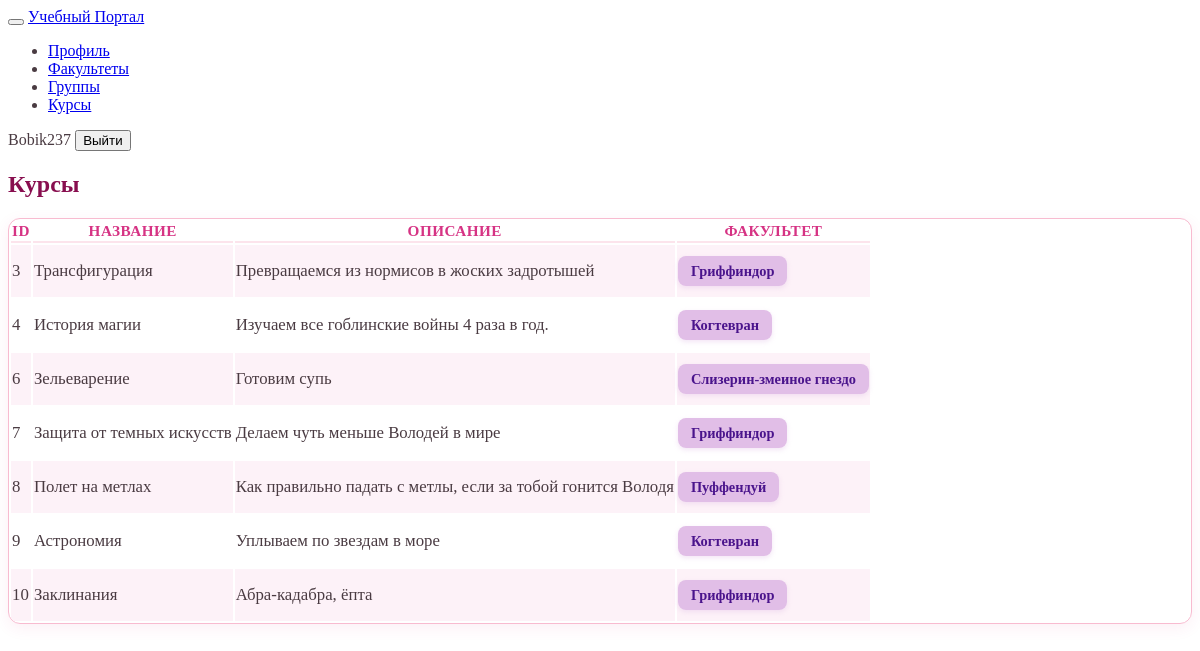
The page /courses/ (signed in) on the database its author committed.
### accounts/models.py (models this page shows, shortened)
class Course(models.Model):
    title = models.CharField(max_length=200)
    description = models.TextField(blank=True)
    department = models.ForeignKey(
        Department,
        on_delete=models.CASCADE,
        related_name='courses'
    )

class Department(models.Model):
    name = models.CharField(max_length=100)

### accounts/views.py (the view)
# urls.py: path('courses/', views.course_list, name='course_list'),
@login_required
def course_list(request):
    courses = Course.objects.select_related('department').all()
    return render(request, 'course_list.html', {
        'courses': courses,
        'is_methodist': is_methodist(request.user),
    })

### accounts/views.py (called while the page is built)
def is_methodist(user):
    return user.groups.filter(
        name='Методист'
    ).exists()

### templates/course_list.html (shortened to what this page needs)
{% extends 'base.html' %}
{% block content %}
<div class="page-header d-print-none mb-4">
    <div class="row align-items-center">
        <div class="col">
            <h2 class="page-title" style="font-weight: 700; color: #880e4f;">Курсы</h2>
        </div>
    </div>
</div>
<div class="card shadow-sm">
    <div class="table-responsive">
        <table class="table table-vcenter card-table table-striped">
            <thead>
                <tr>
                    <th>ID</th>
                    <th>Название</th>
                    <th>Описание</th>
                    <th>Факультет</th>
                </tr>
            </thead>
            <tbody>
                {% for course in courses %}
                <tr>
                    <td class="text-muted">{{ course.id }}</td>
                    <td class="fw-bold">{{ course.title }}</td>
                    <td class="text-muted small">{{ course.description|truncatewords:12 }}</td>
                    <td>
                        <span class="badge badge-dept">
                            {{ course.department.name }}
                        </span>
                    </td>
                </tr>
                {% empty %}
                <tr><td colspan="5" class="text-center text-muted py-5">Курсы пока не добавлены</td></tr>
                {% endfor %}
            </tbody>
        </table>
    </div>
</div>
{% endblock %}

### templates/base.html (shortened to what this page needs)
{% load static %}
<!DOCTYPE html>
<html lang="ru">
<head>
    <link href="https://cdn.jsdelivr.net/npm/@tabler/core@1.0.0-beta20/dist/css/tabler.min.css" rel="stylesheet"/>
    <link href="https://cdn.jsdelivr.net/npm/@tabler/core@1.0.0-beta20/dist/css/tabler-flags.min.css" rel="stylesheet"/>
    <link href="https://cdn.jsdelivr.net/npm/@tabler/core@1.0.0-beta20/dist/css/tabler-payments.min.css" rel="stylesheet"/>
    <link href="https://cdn.jsdelivr.net/npm/@tabler/core@1.0.0-beta20/dist/css/tabler-vendors.min.css" rel="stylesheet"/>
    <link href="https://cdn.jsdelivr.net/npm/@tabler/icons@2.40.0/iconfont/tabler-icons.min.css" rel="stylesheet"/>
    <link href="https://cdn.jsdelivr.net/npm/@tabler/core@1.0.0-beta20/dist/css/tabler.min.css" rel="stylesheet"/>
    {% load static %}
    <link href="{% static 'css/custom-tabler.css' %}" rel="stylesheet"/>
</head>
<body class="layout-fluid">
    <header class="navbar navbar-expand-md d-print-none">
        <div class="container-xl">
            <button class="navbar-toggler" type="button" data-bs-toggle="collapse" data-bs-target="#navbar-menu">
            </button>
            <a href="/" class="navbar-brand navbar-brand-autodark d-none-navbar-horizontal pe-0 pe-md-3">
                Учебный Портал
            </a>
            <div class="collapse navbar-collapse" id="navbar-menu">
                <ul class="navbar-nav pt-lg-3">
                    <li class="nav-item"><a class="nav-link" href="/profile/">Профиль</a></li>
                    <li class="nav-item"><a class="nav-link" href="/departments/">Факультеты</a></li>
                    <li class="nav-item"><a class="nav-link" href="/groups/">Группы</a></li>
                    <li class="nav-item"><a class="nav-link" href="/courses/">Курсы</a></li>
                </ul>
            </div>
            <div class="my-2 my-md-0 flex-grow-1 flex-md-grow-0 order-first order-md-last">
                {% if user.is_authenticated %}
                    <span class="badge bg-primary me-2">{{ user.username }}</span>
                    <form method="post" action="{% url 'logout' %}" style="display:inline;">
                        <button type="submit" class="btn btn-sm btn-outline-danger">Выйти</button>
                    </form>
                {% else %}
                    <a href="{% url 'login' %}" class="btn btn-sm btn-primary">Войти</a>
                {% endif %}
            </div>
        </div>
    </header>
    <div class="page-wrapper">
        <div class="page-body">
            <div class="container-xl">
                {% block content %}
                {% endblock %}
            </div>
        </div>
    </div>
</body>
</html>

### static/css/custom-tabler.css (style rules this page uses)
:root { --tblr-body-bg: #fff0f5; --tblr-primary: #d63384; --tblr-primary-rgb: 214, 51, 132; --tblr-card-bg: #ffffff; --tblr-border-color: #f8bbd0; }
body { font-size: 16px; color: #4a3b42; }
.table thead th { font-size: 0.95rem; text-transform: uppercase; letter-spacing: 0.5px; color: #d63384; font-weight: 700; border-bottom: 2px solid #fce4ec !important; }
.table td { font-size: 1.05rem; vertical-align: middle; padding-top: 1rem !important; padding-bottom: 1rem !important; }
.table-striped > tbody > tr:nth-of-type(odd) > * { background-color: #fdf2f8; }
.card { border: 1px solid var(--tblr-border-color); box-shadow: 0 4px 15px rgba(214, 51, 132, 0.08); border-radius: 12px; overflow: hidden; }
.badge-dept { background-color: #e1bee7 !important; color: #4a148c !important; font-weight: 600; padding: 0.5em 0.9em; border-radius: 8px; font-size: 0.9rem; box-shadow: 0 2px 5px rgba(225, 190, 231, 0.4); }

### rows shown on the page
Course: id "3", title "Трансфигурация", description "Превращаемся из нормисов в жоских задротышей", department.name "Гриффиндор"
Course: id "4", title "История магии", description "Изучаем все гоблинские войны 4 раза в год.", department.name "Когтевран"
Course: id "6", title "Зельеварение", description "Готовим супь", department.name "Слизерин-змеиное гнездо"
Course: id "7", title "Защита от темных искусств", description "Делаем чуть меньше Володей в мире", department.name "Гриффиндор"
Course: id "8", title "Полет на метлах", description "Как правильно падать с метлы, если за тобой гонится Володя", department.name "Пуффендуй"
Course: id "9", title "Астрономия", description "Уплываем по звездам в море", department.name "Когтевран"
Course: id "10", title "Заклинания", description "Абра-кадабра, ёпта", department.name "Гриффиндор"

### other values the page prints
{{ user.username }} "Bobik237"
